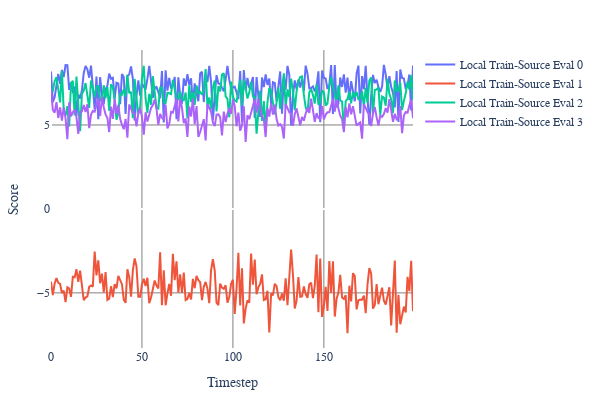

The code cell stored with this chart in its notebook:
### Code cell
fig = go.Figure()

fig.add_trace(go.Scatter(
    y=res0,
    name="Local Train-Source Eval 0"       # this sets its legend entry
))

fig.add_trace(go.Scatter(
    y=res1,
    name="Local Train-Source Eval 1"       # this sets its legend entry
))

fig.add_trace(go.Scatter(
    y=res2,
    name="Local Train-Source Eval 2"       # this sets its legend entry
))

fig.add_trace(go.Scatter(
    y=res3,
    name="Local Train-Source Eval 3"       # this sets its legend entry
))

# fig.add_trace(go.Scatter(
#     x=frl_x_values,
#     y=homogen_bcq_y,
#     name="IID Offline FRL"
# ))

# fig.add_trace(go.Scatter(
#     x=frl_x_values,
#     y=heterogen_bcq_y,
#     name="Non-IID Offline FRL"
# ))

fig.update_layout(
    # title="Plot Title",
    xaxis_title="Timestep",
    yaxis_title="Score",
    # legend_title="Legend Title",
    font=dict(
        family="Times New Roman",
    ),
    width=600,
    height=400,
)

fig.update_layout(
    margin=dict(l=20, r=20, t=50, b=20),
    paper_bgcolor="White",
)

fig.update_xaxes(showgrid=True, gridwidth=1, gridcolor='Gray')
fig.update_yaxes(showgrid=True, gridwidth=1, gridcolor='Gray')
# fig.update_yaxes(range=[0.1, 9])
# fig.update_xaxes(range=[0.1, 20000])
fig.update_layout(plot_bgcolor="White")
fig.show()

### Figure 1 — Plotly figure (JSON) as saved in the notebook; plotly's stock layout.template omitted (floating-point values rounded to 4 significant figures; data arrays with more than 128 entries replaced by an {"elided": "..."} marker saying what was removed)
{"data": [{"name": "Local Train-Source Eval 0", "type": "scatter", "y": {"elided": "200 float values"}}, {"name": "Local Train-Source Eval 1", "type": "scatter", "y": {"elided": "200 float values"}}, {"name": "Local Train-Source Eval 2", "type": "scatter", "y": {"elided": "200 float values"}}, {"name": "Local Train-Source Eval 3", "type": "scatter", "y": {"elided": "200 float values"}}], "layout": {"font": {"family": "Times New Roman"}, "height": 400, "margin": {"b": 20, "l": 20, "r": 20, "t": 50}, "paper_bgcolor": "White", "plot_bgcolor": "White", "width": 600, "xaxis": {"gridcolor": "Gray", "gridwidth": 1, "showgrid": true, "title": {"text": "Timestep"}}, "yaxis": {"gridcolor": "Gray", "gridwidth": 1, "showgrid": true, "title": {"text": "Score"}}}}
